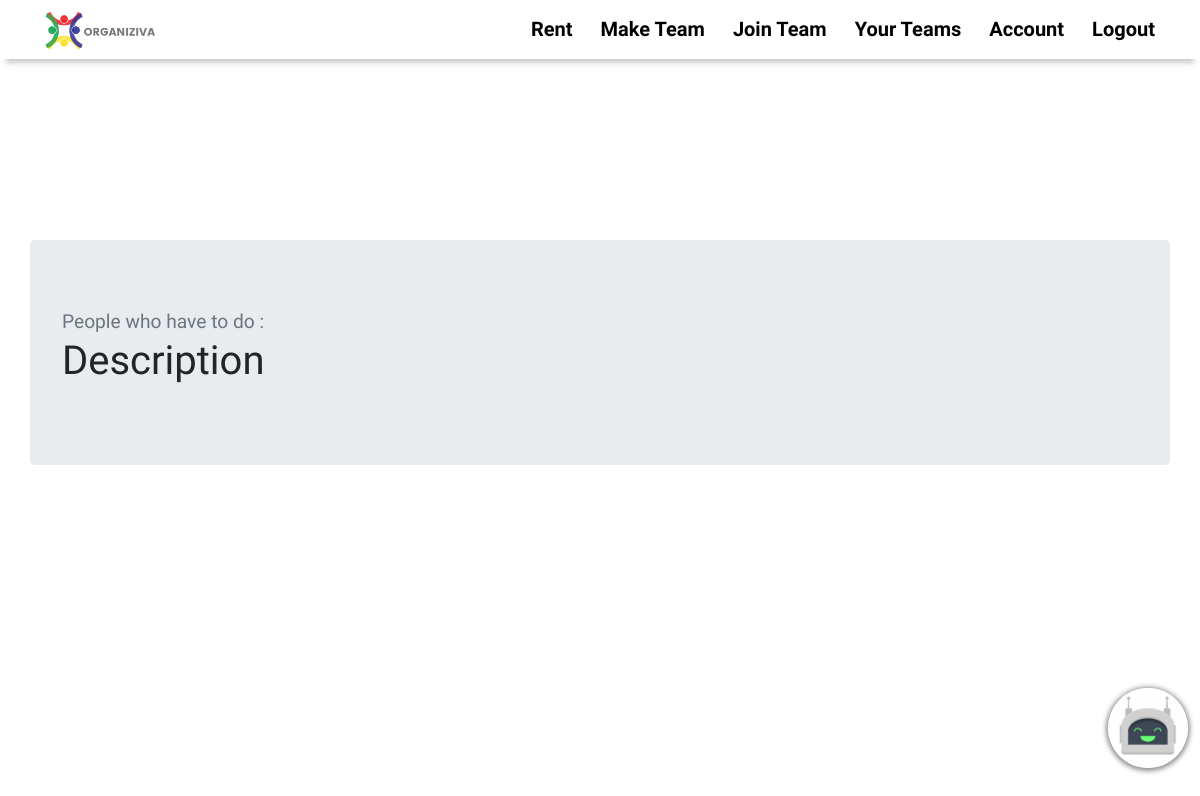
Before: /c958cd92c34a6f77dpsrohini/9/event (signed in) with the older database file.
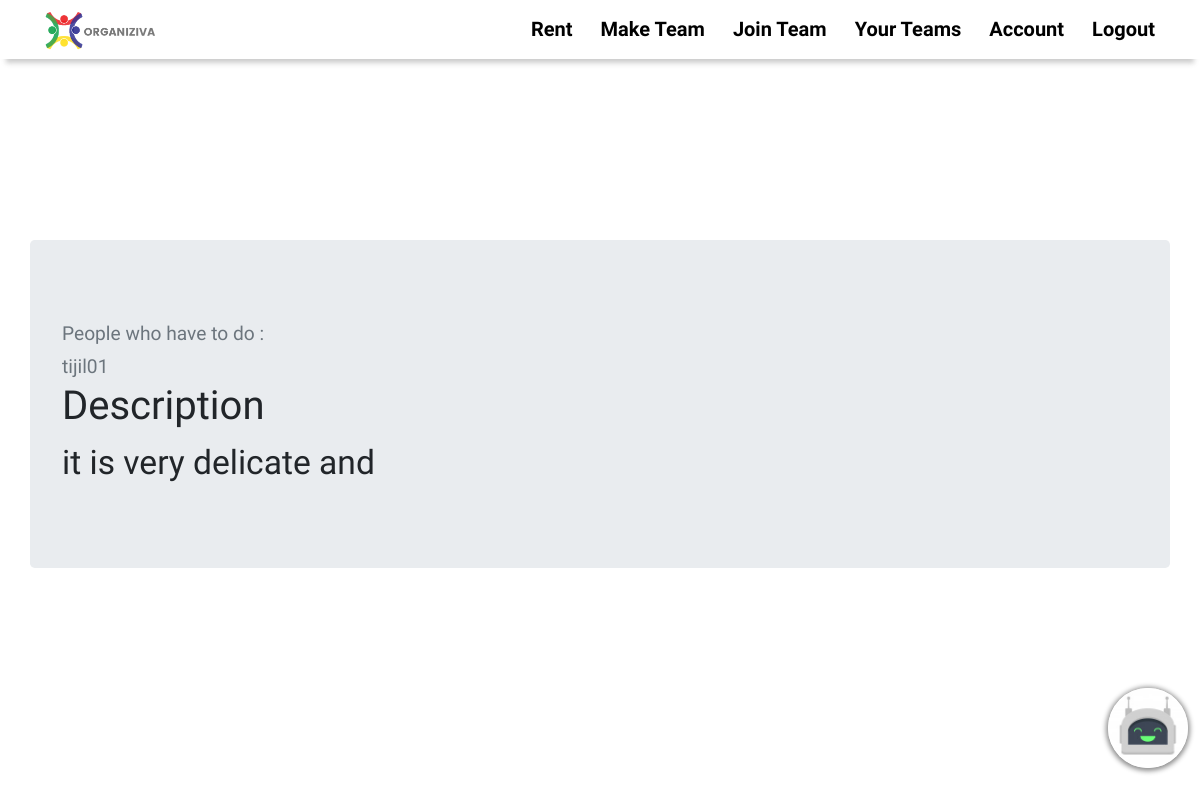
After: the same page with the newer database file.
### Tool/models.py (models this page shows, shortened)
class User(db.Model,UserMixin):
    __tablename__ = 'users'
    id = db.Column(db.Integer,primary_key = True)
    name = db.Column(db.String(64))
    username = db.Column(db.String , unique = True)
    profile_image = db.Column(db.String(64), nullable = False , default = 'head_res.png')
    email = db.Column(db.String(64),unique = True,index = True)
    password_hash = db.Column(db.String(128))
    rent = db.relationship('Rent' , backref = 'user' , lazy = 'dynamic')
    knowledge = db.relationship('Knowledge' , backref = 'user' , lazy = 'dynamic')
    teams = db.relationship('Team' , secondary = work , backref = db.backref('workers', lazy = 'dynamic'))
    events = db.relationship('Events' , secondary = event , backref = db.backref('doers', lazy = 'dynamic'))

class Events(db.Model):
    __tablename__ = 'events'
    id = db.Column(db.Integer, primary_key = True)
    teamid = db.Column(db.Integer, db.ForeignKey('teams.randomid'))
    date = db.Column(db.DateTime,nullable = False,default=datetime.now)
    start_date = db.Column(db.DateTime,nullable = True)
    end_date = db.Column(db.DateTime,nullable = True)
    title = db.Column(db.String)
    event = db.Column(db.String)
    type = db.Column(db.String)

### app.py (the view)
@app.route('/<team_id>/<event_id>/event', methods = ['GET' , 'POST'])
@login_required
def event(team_id,event_id):
    mylist = []
    team = Team.query.filter_by(randomid = team_id).first()
    if current_user in team.workers:
        events = Events.query.filter_by(id = event_id).first()
    else:
        abort(403)
    return render_template('event.htm', events = events , mylist = mylist)

### Tool/models.py (called while the page is built)
@login_manager.user_loader
def load_user(user_id):
    return User.query.get(user_id)

### Tool/templates/event.htm (shortened to what this page needs)
{%extends 'base.htm'%}
{%block content%}
<br><br><br><br><br><br><br><br><br><br>
<div class="container jumbotron event">
  <small id="emailHelp" class="form-text text-muted">People who have to do :</small>
  {%for m in events.doers%}
    <small id="emailHelp" class="form-text text-muted">{{mylist.pop()}}</small>
  {%endfor%}
  <h1>Description</h1>
  <p style="font-size: 140%;">{{events.event}}</p>
</div>
{%endblock%}

Changed rows visible on the page:
now on this page (row unchanged): User: pop "tijil01"
added Events: event "it is very delicate and"
